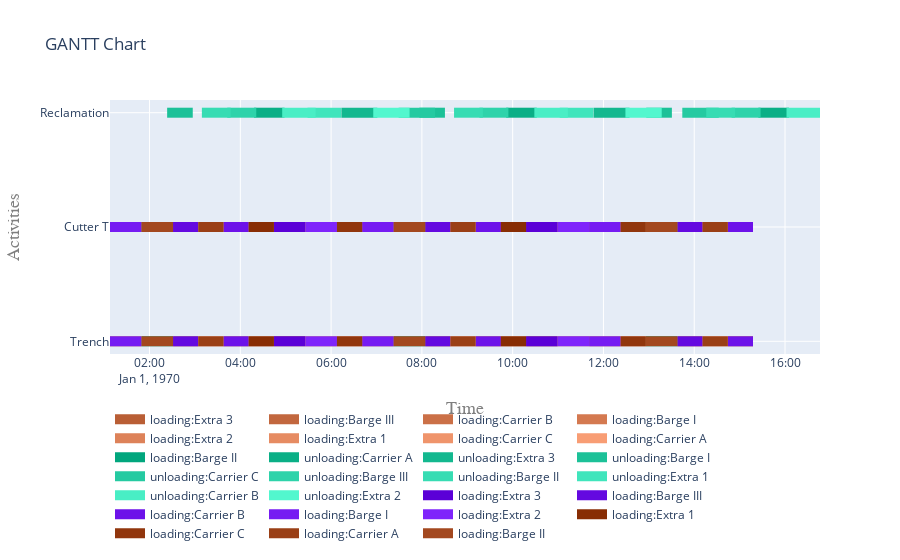

This figure's notebook cell:
### Code cell
fig = get_gantt_chart([from_site, to_site, cutter], id_map=activities)

### Figure 1 — Plotly figure (JSON) as saved in the notebook; plotly's stock layout.template omitted (floating-point values rounded to 4 significant figures)
{"data": [{"connectgaps": false, "hoverinfo": "y+name", "line": {"color": "rgb(185,94,53)", "width": 10}, "mode": "lines", "name": "loading:Extra 3", "type": "scatter", "x": ["1970-01-01T04:44:24", "1970-01-01T04:44:24", "1970-01-01T05:26:04", "1970-01-01T05:26:04", "1970-01-01T05:26:04", "1970-01-01T10:17:44", "1970-01-01T10:17:44", "1970-01-01T10:59:24", "1970-01-01T10:59:24", "1970-01-01T10:59:24", "1970-01-01T04:44:24", "1970-01-01T04:44:24", "1970-01-01T05:26:04", "1970-01-01T05:26:04", "1970-01-01T05:26:04", "1970-01-01T10:17:44", "1970-01-01T10:17:44", "1970-01-01T10:59:24", "1970-01-01T10:59:24", "1970-01-01T10:59:24"], "y": ["Trench", "Trench", "Trench", "Trench", null, "Trench", "Trench", "Trench", "Trench", null, "Cutter T", "Cutter T", "Cutter T", "Cutter T", null, "Cutter T", "Cutter T", "Cutter T", "Cutter T", null]}, {"connectgaps": false, "hoverinfo": "y+name", "line": {"color": "rgb(194,103,62)", "width": 10}, "mode": "lines", "name": "loading:Barge III", "type": "scatter", "x": ["1970-01-01T02:31:04", "1970-01-01T02:31:04", "1970-01-01T03:04:24", "1970-01-01T03:04:24", "1970-01-01T03:04:24", "1970-01-01T08:04:24", "1970-01-01T08:04:24", "1970-01-01T08:37:44", "1970-01-01T08:37:44", "1970-01-01T08:37:44", "1970-01-01T13:37:44", "1970-01-01T13:37:44", "1970-01-01T14:11:04", "1970-01-01T14:11:04", "1970-01-01T14:11:04", "1970-01-01T02:31:04", "1970-01-01T02:31:04", "1970-01-01T03:04:24", "1970-01-01T03:04:24", "1970-01-01T03:04:24", "1970-01-01T08:04:24", "1970-01-01T08:04:24", "1970-01-01T08:37:44", "1970-01-01T08:37:44", "1970-01-01T08:37:44", "1970-01-01T13:37:44", "1970-01-01T13:37:44", "1970-01-01T14:11:04", "1970-01-01T14:11:04", "1970-01-01T14:11:04"], "y": ["Trench", "Trench", "Trench", "Trench", null, "Trench", "Trench", "Trench", "Trench", null, "Trench", "Trench", "Trench", "Trench", null, "Cutter T", "Cutter T", "Cutter T", "Cutter T", null, "Cutter T", "Cutter T", "Cutter T", "Cutter T", null, "Cutter T", "Cutter T", "Cutter T", "Cutter T", null]}, {"connectgaps": false, "hoverinfo": "y+name", "line": {"color": "rgb(203,112,71)", "width": 10}, "mode": "lines", "name": "loading:Carrier B", "type": "scatter", "x": ["1970-01-01T03:37:44", "1970-01-01T03:37:44", "1970-01-01T04:11:04", "1970-01-01T04:11:04", "1970-01-01T04:11:04", "1970-01-01T09:11:04", "1970-01-01T09:11:04", "1970-01-01T09:44:24", "1970-01-01T09:44:24", "1970-01-01T09:44:24", "1970-01-01T14:44:24", "1970-01-01T14:44:24", "1970-01-01T15:17:44", "1970-01-01T15:17:44", "1970-01-01T15:17:44", "1970-01-01T03:37:44", "1970-01-01T03:37:44", "1970-01-01T04:11:04", "1970-01-01T04:11:04", "1970-01-01T04:11:04", "1970-01-01T09:11:04", "1970-01-01T09:11:04", "1970-01-01T09:44:24", "1970-01-01T09:44:24", "1970-01-01T09:44:24", "1970-01-01T14:44:24", "1970-01-01T14:44:24", "1970-01-01T15:17:44", "1970-01-01T15:17:44", "1970-01-01T15:17:44"], "y": ["Trench", "Trench", "Trench", "Trench", null, "Trench", "Trench", "Trench", "Trench", null, "Trench", "Trench", "Trench", "Trench", null, "Cutter T", "Cutter T", "Cutter T", "Cutter T", null, "Cutter T", "Cutter T", "Cutter T", "Cutter T", null, "Cutter T", "Cutter T", "Cutter T", "Cutter T", null]}, {"connectgaps": false, "hoverinfo": "y+name", "line": {"color": "rgb(212,121,80)", "width": 10}, "mode": "lines", "name": "loading:Barge I", "type": "scatter", "x": ["1970-01-01T01:07:44", "1970-01-01T01:07:44", "1970-01-01T01:49:24", "1970-01-01T01:49:24", "1970-01-01T01:49:24", "1970-01-01T06:41:04", "1970-01-01T06:41:04", "1970-01-01T07:22:44", "1970-01-01T07:22:44", "1970-01-01T07:22:44", "1970-01-01T11:41:04", "1970-01-01T11:41:04", "1970-01-01T12:22:44", "1970-01-01T12:22:44", "1970-01-01T12:22:44", "1970-01-01T01:07:44", "1970-01-01T01:07:44", "1970-01-01T01:49:24", "1970-01-01T01:49:24", "1970-01-01T01:49:24", "1970-01-01T06:41:04", "1970-01-01T06:41:04", "1970-01-01T07:22:44", "1970-01-01T07:22:44", "1970-01-01T07:22:44", "1970-01-01T11:41:04", "1970-01-01T11:41:04", "1970-01-01T12:22:44", "1970-01-01T12:22:44", "1970-01-01T12:22:44"], "y": ["Trench", "Trench", "Trench", "Trench", null, "Trench", "Trench", "Trench", "Trench", null, "Trench", "Trench", "Trench", "Trench", null, "Cutter T", "Cutter T", "Cutter T", "Cutter T", null, "Cutter T", "Cutter T", "Cutter T", "Cutter T", null, "Cutter T", "Cutter T", "Cutter T", "Cutter T", null]}, {"connectgaps": false, "hoverinfo": "y+name", "line": {"color": "rgb(221,130,89)", "width": 10}, "mode": "lines", "name": "loading:Extra 2", "type": "scatter", "x": ["1970-01-01T05:26:04", "1970-01-01T05:26:04", "1970-01-01T06:07:44", "1970-01-01T06:07:44", "1970-01-01T06:07:44", "1970-01-01T10:59:24", "1970-01-01T10:59:24", "1970-01-01T11:41:04", "1970-01-01T11:41:04", "1970-01-01T11:41:04", "1970-01-01T05:26:04", "1970-01-01T05:26:04", "1970-01-01T06:07:44", "1970-01-01T06:07:44", "1970-01-01T06:07:44", "1970-01-01T10:59:24", "1970-01-01T10:59:24", "1970-01-01T11:41:04", "1970-01-01T11:41:04", "1970-01-01T11:41:04"], "y": ["Trench", "Trench", "Trench", "Trench", null, "Trench", "Trench", "Trench", "Trench", null, "Cutter T", "Cutter T", "Cutter T", "Cutter T", null, "Cutter T", "Cutter T", "Cutter T", "Cutter T", null]}, {"connectgaps": false, "hoverinfo": "y+name", "line": {"color": "rgb(230,139,98)", "width": 10}, "mode": "lines", "name": "loading:Extra 1", "type": "scatter", "x": ["1970-01-01T04:11:04", "1970-01-01T04:11:04", "1970-01-01T04:44:24", "1970-01-01T04:44:24", "1970-01-01T04:44:24", "1970-01-01T09:44:24", "1970-01-01T09:44:24", "1970-01-01T10:17:44", "1970-01-01T10:17:44", "1970-01-01T10:17:44", "1970-01-01T04:11:04", "1970-01-01T04:11:04", "1970-01-01T04:44:24", "1970-01-01T04:44:24", "1970-01-01T04:44:24", "1970-01-01T09:44:24", "1970-01-01T09:44:24", "1970-01-01T10:17:44", "1970-01-01T10:17:44", "1970-01-01T10:17:44"], "y": ["Trench", "Trench", "Trench", "Trench", null, "Trench", "Trench", "Trench", "Trench", null, "Cutter T", "Cutter T", "Cutter T", "Cutter T", null, "Cutter T", "Cutter T", "Cutter T", "Cutter T", null]}, {"connectgaps": false, "hoverinfo": "y+name", "line": {"color": "rgb(239,148,107)", "width": 10}, "mode": "lines", "name": "loading:Carrier C", "type": "scatter", "x": ["1970-01-01T06:07:44", "1970-01-01T06:07:44", "1970-01-01T06:41:04", "1970-01-01T06:41:04", "1970-01-01T06:41:04", "1970-01-01T12:22:44", "1970-01-01T12:22:44", "1970-01-01T12:56:04", "1970-01-01T12:56:04", "1970-01-01T12:56:04", "1970-01-01T06:07:44", "1970-01-01T06:07:44", "1970-01-01T06:41:04", "1970-01-01T06:41:04", "1970-01-01T06:41:04", "1970-01-01T12:22:44", "1970-01-01T12:22:44", "1970-01-01T12:56:04", "1970-01-01T12:56:04", "1970-01-01T12:56:04"], "y": ["Trench", "Trench", "Trench", "Trench", null, "Trench", "Trench", "Trench", "Trench", null, "Cutter T", "Cutter T", "Cutter T", "Cutter T", null, "Cutter T", "Cutter T", "Cutter T", "Cutter T", null]}, {"connectgaps": false, "hoverinfo": "y+name", "line": {"color": "rgb(248,157,116)", "width": 10}, "mode": "lines", "name": "loading:Carrier A", "type": "scatter", "x": ["1970-01-01T03:04:24", "1970-01-01T03:04:24", "1970-01-01T03:37:44", "1970-01-01T03:37:44", "1970-01-01T03:37:44", "1970-01-01T08:37:44", "1970-01-01T08:37:44", "1970-01-01T09:11:04", "1970-01-01T09:11:04", "1970-01-01T09:11:04", "1970-01-01T14:11:04", "1970-01-01T14:11:04", "1970-01-01T14:44:24", "1970-01-01T14:44:24", "1970-01-01T14:44:24", "1970-01-01T03:04:24", "1970-01-01T03:04:24", "1970-01-01T03:37:44", "1970-01-01T03:37:44", "1970-01-01T03:37:44", "1970-01-01T08:37:44", "1970-01-01T08:37:44", "1970-01-01T09:11:04", "1970-01-01T09:11:04", "1970-01-01T09:11:04", "1970-01-01T14:11:04", "1970-01-01T14:11:04", "1970-01-01T14:44:24", "1970-01-01T14:44:24", "1970-01-01T14:44:24"], "y": ["Trench", "Trench", "Trench", "Trench", null, "Trench", "Trench", "Trench", "Trench", null, "Trench", "Trench", "Trench", "Trench", null, "Cutter T", "Cutter T", "Cutter T", "Cutter T", null, "Cutter T", "Cutter T", "Cutter T", "Cutter T", null, "Cutter T", "Cutter T", "Cutter T", "Cutter T", null]}, {"connectgaps": false, "hoverinfo": "y+name", "line": {"color": "rgb(1,166,125)", "width": 10}, "mode": "lines", "name": "loading:Barge II", "type": "scatter", "x": ["1970-01-01T01:49:24", "1970-01-01T01:49:24", "1970-01-01T02:31:04", "1970-01-01T02:31:04", "1970-01-01T02:31:04", "1970-01-01T07:22:44", "1970-01-01T07:22:44", "1970-01-01T08:04:24", "1970-01-01T08:04:24", "1970-01-01T08:04:24", "1970-01-01T12:56:04", "1970-01-01T12:56:04", "1970-01-01T13:37:44", "1970-01-01T13:37:44", "1970-01-01T13:37:44", "1970-01-01T01:49:24", "1970-01-01T01:49:24", "1970-01-01T02:31:04", "1970-01-01T02:31:04", "1970-01-01T02:31:04", "1970-01-01T07:22:44", "1970-01-01T07:22:44", "1970-01-01T08:04:24", "1970-01-01T08:04:24", "1970-01-01T08:04:24", "1970-01-01T12:56:04", "1970-01-01T12:56:04", "1970-01-01T13:37:44", "1970-01-01T13:37:44", "1970-01-01T13:37:44"], "y": ["Trench", "Trench", "Trench", "Trench", null, "Trench", "Trench", "Trench", "Trench", null, "Trench", "Trench", "Trench", "Trench", null, "Cutter T", "Cutter T", "Cutter T", "Cutter T", null, "Cutter T", "Cutter T", "Cutter T", "Cutter T", null, "Cutter T", "Cutter T", "Cutter T", "Cutter T", null]}, {"connectgaps": false, "hoverinfo": "y+name", "line": {"color": "rgb(10,175,134)", "width": 10}, "mode": "lines", "name": "unloading:Carrier A", "type": "scatter", "x": ["1970-01-01T04:18:07", "1970-01-01T04:18:07", "1970-01-01T04:58:30", "1970-01-01T04:58:30", "1970-01-01T04:58:30", "1970-01-01T09:51:27", "1970-01-01T09:51:27", "1970-01-01T10:31:50", "1970-01-01T10:31:50", "1970-01-01T10:31:50", "1970-01-01T15:24:47", "1970-01-01T15:24:47", "1970-01-01T16:05:10", "1970-01-01T16:05:10", "1970-01-01T16:05:10"], "y": ["Reclamation", "Reclamation", "Reclamation", "Reclamation", null, "Reclamation", "Reclamation", "Reclamation", "Reclamation", null, "Reclamation", "Reclamation", "Reclamation", "Reclamation", null]}, {"connectgaps": false, "hoverinfo": "y+name", "line": {"color": "rgb(19,184,143)", "width": 10}, "mode": "lines", "name": "unloading:Extra 3", "type": "scatter", "x": ["1970-01-01T06:13:35", "1970-01-01T06:13:35", "1970-01-01T07:01:06", "1970-01-01T07:01:06", "1970-01-01T07:01:06", "1970-01-01T11:46:55", "1970-01-01T11:46:55", "1970-01-01T12:34:26", "1970-01-01T12:34:26", "1970-01-01T12:34:26"], "y": ["Reclamation", "Reclamation", "Reclamation", "Reclamation", null, "Reclamation", "Reclamation", "Reclamation", "Reclamation", null]}, {"connectgaps": false, "hoverinfo": "y+name", "line": {"color": "rgb(28,193,152)", "width": 10}, "mode": "lines", "name": "unloading:Barge I", "type": "scatter", "x": ["1970-01-01T02:23:16", "1970-01-01T02:23:16", "1970-01-01T02:57:08", "1970-01-01T02:57:08", "1970-01-01T02:57:08", "1970-01-01T07:56:36", "1970-01-01T07:56:36", "1970-01-01T08:30:28", "1970-01-01T08:30:28", "1970-01-01T08:30:28", "1970-01-01T12:56:36", "1970-01-01T12:56:36", "1970-01-01T13:30:28", "1970-01-01T13:30:28", "1970-01-01T13:30:28"], "y": ["Reclamation", "Reclamation", "Reclamation", "Reclamation", null, "Reclamation", "Reclamation", "Reclamation", "Reclamation", null, "Reclamation", "Reclamation", "Reclamation", "Reclamation", null]}, {"connectgaps": false, "hoverinfo": "y+name", "line": {"color": "rgb(37,202,161)", "width": 10}, "mode": "lines", "name": "unloading:Carrier C", "type": "scatter", "x": ["1970-01-01T07:29:15", "1970-01-01T07:29:15", "1970-01-01T08:17:26", "1970-01-01T08:17:26", "1970-01-01T08:17:26", "1970-01-01T13:44:15", "1970-01-01T13:44:15", "1970-01-01T14:32:26", "1970-01-01T14:32:26", "1970-01-01T14:32:26"], "y": ["Reclamation", "Reclamation", "Reclamation", "Reclamation", null, "Reclamation", "Reclamation", "Reclamation", "Reclamation", null]}, {"connectgaps": false, "hoverinfo": "y+name", "line": {"color": "rgb(46,211,170)", "width": 10}, "mode": "lines", "name": "unloading:Barge III", "type": "scatter", "x": ["1970-01-01T03:42:44", "1970-01-01T03:42:44", "1970-01-01T04:21:04", "1970-01-01T04:21:04", "1970-01-01T04:21:04", "1970-01-01T09:16:04", "1970-01-01T09:16:04", "1970-01-01T09:54:24", "1970-01-01T09:54:24", "1970-01-01T09:54:24", "1970-01-01T14:49:24", "1970-01-01T14:49:24", "1970-01-01T15:27:44", "1970-01-01T15:27:44", "1970-01-01T15:27:44"], "y": ["Reclamation", "Reclamation", "Reclamation", "Reclamation", null, "Reclamation", "Reclamation", "Reclamation", "Reclamation", null, "Reclamation", "Reclamation", "Reclamation", "Reclamation", null]}, {"connectgaps": false, "hoverinfo": "y+name", "line": {"color": "rgb(55,220,179)", "width": 10}, "mode": "lines", "name": "unloading:Barge II", "type": "scatter", "x": ["1970-01-01T03:09:11", "1970-01-01T03:09:11", "1970-01-01T03:47:18", "1970-01-01T03:47:18", "1970-01-01T03:47:18", "1970-01-01T08:42:31", "1970-01-01T08:42:31", "1970-01-01T09:20:38", "1970-01-01T09:20:38", "1970-01-01T09:20:38", "1970-01-01T14:15:51", "1970-01-01T14:15:51", "1970-01-01T14:53:58", "1970-01-01T14:53:58", "1970-01-01T14:53:58"], "y": ["Reclamation", "Reclamation", "Reclamation", "Reclamation", null, "Reclamation", "Reclamation", "Reclamation", "Reclamation", null, "Reclamation", "Reclamation", "Reclamation", "Reclamation", null]}, {"connectgaps": false, "hoverinfo": "y+name", "line": {"color": "rgb(64,229,188)", "width": 10}, "mode": "lines", "name": "unloading:Extra 1", "type": "scatter", "x": ["1970-01-01T05:28:50", "1970-01-01T05:28:50", "1970-01-01T06:13:16", "1970-01-01T06:13:16", "1970-01-01T06:13:16", "1970-01-01T11:02:10", "1970-01-01T11:02:10", "1970-01-01T11:46:36", "1970-01-01T11:46:36", "1970-01-01T11:46:36"], "y": ["Reclamation", "Reclamation", "Reclamation", "Reclamation", null, "Reclamation", "Reclamation", "Reclamation", "Reclamation", null]}, {"connectgaps": false, "hoverinfo": "y+name", "line": {"color": "rgb(73,238,197)", "width": 10}, "mode": "lines", "name": "unloading:Carrier B", "type": "scatter", "x": ["1970-01-01T04:55:20", "1970-01-01T04:55:20", "1970-01-01T05:39:36", "1970-01-01T05:39:36", "1970-01-01T05:39:36", "1970-01-01T10:28:40", "1970-01-01T10:28:40", "1970-01-01T11:12:56", "1970-01-01T11:12:56", "1970-01-01T11:12:56", "1970-01-01T16:02:00", "1970-01-01T16:02:00", "1970-01-01T16:46:16", "1970-01-01T16:46:16", "1970-01-01T16:46:16"], "y": ["Reclamation", "Reclamation", "Reclamation", "Reclamation", null, "Reclamation", "Reclamation", "Reclamation", "Reclamation", null, "Reclamation", "Reclamation", "Reclamation", "Reclamation", null]}, {"connectgaps": false, "hoverinfo": "y+name", "line": {"color": "rgb(82,247,206)", "width": 10}, "mode": "lines", "name": "unloading:Extra 2", "type": "scatter", "x": ["1970-01-01T06:55:43", "1970-01-01T06:55:43", "1970-01-01T07:43:42", "1970-01-01T07:43:42", "1970-01-01T07:43:42", "1970-01-01T12:29:03", "1970-01-01T12:29:03", "1970-01-01T13:17:02", "1970-01-01T13:17:02", "1970-01-01T13:17:02"], "y": ["Reclamation", "Reclamation", "Reclamation", "Reclamation", null, "Reclamation", "Reclamation", "Reclamation", "Reclamation", null]}, {"connectgaps": false, "hoverinfo": "y+name", "line": {"color": "rgb(91,0,215)", "width": 10}, "mode": "lines", "name": "loading:Extra 3", "type": "scatter", "x": ["1970-01-01T04:44:24", "1970-01-01T04:44:24", "1970-01-01T05:26:04", "1970-01-01T05:26:04", "1970-01-01T05:26:04", "1970-01-01T10:17:44", "1970-01-01T10:17:44", "1970-01-01T10:59:24", "1970-01-01T10:59:24", "1970-01-01T10:59:24", "1970-01-01T04:44:24", "1970-01-01T04:44:24", "1970-01-01T05:26:04", "1970-01-01T05:26:04", "1970-01-01T05:26:04", "1970-01-01T10:17:44", "1970-01-01T10:17:44", "1970-01-01T10:59:24", "1970-01-01T10:59:24", "1970-01-01T10:59:24"], "y": ["Trench", "Trench", "Trench", "Trench", null, "Trench", "Trench", "Trench", "Trench", null, "Cutter T", "Cutter T", "Cutter T", "Cutter T", null, "Cutter T", "Cutter T", "Cutter T", "Cutter T", null]}, {"connectgaps": false, "hoverinfo": "y+name", "line": {"color": "rgb(100,9,224)", "width": 10}, "mode": "lines", "name": "loading:Barge III", "type": "scatter", "x": ["1970-01-01T02:31:04", "1970-01-01T02:31:04", "1970-01-01T03:04:24", "1970-01-01T03:04:24", "1970-01-01T03:04:24", "1970-01-01T08:04:24", "1970-01-01T08:04:24", "1970-01-01T08:37:44", "1970-01-01T08:37:44", "1970-01-01T08:37:44", "1970-01-01T13:37:44", "1970-01-01T13:37:44", "1970-01-01T14:11:04", "1970-01-01T14:11:04", "1970-01-01T14:11:04", "1970-01-01T02:31:04", "1970-01-01T02:31:04", "1970-01-01T03:04:24", "1970-01-01T03:04:24", "1970-01-01T03:04:24", "1970-01-01T08:04:24", "1970-01-01T08:04:24", "1970-01-01T08:37:44", "1970-01-01T08:37:44", "1970-01-01T08:37:44", "1970-01-01T13:37:44", "1970-01-01T13:37:44", "1970-01-01T14:11:04", "1970-01-01T14:11:04", "1970-01-01T14:11:04"], "y": ["Trench", "Trench", "Trench", "Trench", null, "Trench", "Trench", "Trench", "Trench", null, "Trench", "Trench", "Trench", "Trench", null, "Cutter T", "Cutter T", "Cutter T", "Cutter T", null, "Cutter T", "Cutter T", "Cutter T", "Cutter T", null, "Cutter T", "Cutter T", "Cutter T", "Cutter T", null]}, {"connectgaps": false, "hoverinfo": "y+name", "line": {"color": "rgb(109,18,233)", "width": 10}, "mode": "lines", "name": "loading:Carrier B", "type": "scatter", "x": ["1970-01-01T03:37:44", "1970-01-01T03:37:44", "1970-01-01T04:11:04", "1970-01-01T04:11:04", "1970-01-01T04:11:04", "1970-01-01T09:11:04", "1970-01-01T09:11:04", "1970-01-01T09:44:24", "1970-01-01T09:44:24", "1970-01-01T09:44:24", "1970-01-01T14:44:24", "1970-01-01T14:44:24", "1970-01-01T15:17:44", "1970-01-01T15:17:44", "1970-01-01T15:17:44", "1970-01-01T03:37:44", "1970-01-01T03:37:44", "1970-01-01T04:11:04", "1970-01-01T04:11:04", "1970-01-01T04:11:04", "1970-01-01T09:11:04", "1970-01-01T09:11:04", "1970-01-01T09:44:24", "1970-01-01T09:44:24", "1970-01-01T09:44:24", "1970-01-01T14:44:24", "1970-01-01T14:44:24", "1970-01-01T15:17:44", "1970-01-01T15:17:44", "1970-01-01T15:17:44"], "y": ["Trench", "Trench", "Trench", "Trench", null, "Trench", "Trench", "Trench", "Trench", null, "Trench", "Trench", "Trench", "Trench", null, "Cutter T", "Cutter T", "Cutter T", "Cutter T", null, "Cutter T", "Cutter T", "Cutter T", "Cutter T", null, "Cutter T", "Cutter T", "Cutter T", "Cutter T", null]}, {"connectgaps": false, "hoverinfo": "y+name", "line": {"color": "rgb(118,27,242)", "width": 10}, "mode": "lines", "name": "loading:Barge I", "type": "scatter", "x": ["1970-01-01T01:07:44", "1970-01-01T01:07:44", "1970-01-01T01:49:24", "1970-01-01T01:49:24", "1970-01-01T01:49:24", "1970-01-01T06:41:04", "1970-01-01T06:41:04", "1970-01-01T07:22:44", "1970-01-01T07:22:44", "1970-01-01T07:22:44", "1970-01-01T11:41:04", "1970-01-01T11:41:04", "1970-01-01T12:22:44", "1970-01-01T12:22:44", "1970-01-01T12:22:44", "1970-01-01T01:07:44", "1970-01-01T01:07:44", "1970-01-01T01:49:24", "1970-01-01T01:49:24", "1970-01-01T01:49:24", "1970-01-01T06:41:04", "1970-01-01T06:41:04", "1970-01-01T07:22:44", "1970-01-01T07:22:44", "1970-01-01T07:22:44", "1970-01-01T11:41:04", "1970-01-01T11:41:04", "1970-01-01T12:22:44", "1970-01-01T12:22:44", "1970-01-01T12:22:44"], "y": ["Trench", "Trench", "Trench", "Trench", null, "Trench", "Trench", "Trench", "Trench", null, "Trench", "Trench", "Trench", "Trench", null, "Cutter T", "Cutter T", "Cutter T", "Cutter T", null, "Cutter T", "Cutter T", "Cutter T", "Cutter T", null, "Cutter T", "Cutter T", "Cutter T", "Cutter T", null]}, {"connectgaps": false, "hoverinfo": "y+name", "line": {"color": "rgb(127,36,251)", "width": 10}, "mode": "lines", "name": "loading:Extra 2", "type": "scatter", "x": ["1970-01-01T05:26:04", "1970-01-01T05:26:04", "1970-01-01T06:07:44", "1970-01-01T06:07:44", "1970-01-01T06:07:44", "1970-01-01T10:59:24", "1970-01-01T10:59:24", "1970-01-01T11:41:04", "1970-01-01T11:41:04", "1970-01-01T11:41:04", "1970-01-01T05:26:04", "1970-01-01T05:26:04", "1970-01-01T06:07:44", "1970-01-01T06:07:44", "1970-01-01T06:07:44", "1970-01-01T10:59:24", "1970-01-01T10:59:24", "1970-01-01T11:41:04", "1970-01-01T11:41:04", "1970-01-01T11:41:04"], "y": ["Trench", "Trench", "Trench", "Trench", null, "Trench", "Trench", "Trench", "Trench", null, "Cutter T", "Cutter T", "Cutter T", "Cutter T", null, "Cutter T", "Cutter T", "Cutter T", "Cutter T", null]}, {"connectgaps": false, "hoverinfo": "y+name", "line": {"color": "rgb(136,45,4)", "width": 10}, "mode": "lines", "name": "loading:Extra 1", "type": "scatter", "x": ["1970-01-01T04:11:04", "1970-01-01T04:11:04", "1970-01-01T04:44:24", "1970-01-01T04:44:24", "1970-01-01T04:44:24", "1970-01-01T09:44:24", "1970-01-01T09:44:24", "1970-01-01T10:17:44", "1970-01-01T10:17:44", "1970-01-01T10:17:44", "1970-01-01T04:11:04", "1970-01-01T04:11:04", "1970-01-01T04:44:24", "1970-01-01T04:44:24", "1970-01-01T04:44:24", "1970-01-01T09:44:24", "1970-01-01T09:44:24", "1970-01-01T10:17:44", "1970-01-01T10:17:44", "1970-01-01T10:17:44"], "y": ["Trench", "Trench", "Trench", "Trench", null, "Trench", "Trench", "Trench", "Trench", null, "Cutter T", "Cutter T", "Cutter T", "Cutter T", null, "Cutter T", "Cutter T", "Cutter T", "Cutter T", null]}, {"connectgaps": false, "hoverinfo": "y+name", "line": {"color": "rgb(145,54,13)", "width": 10}, "mode": "lines", "name": "loading:Carrier C", "type": "scatter", "x": ["1970-01-01T06:07:44", "1970-01-01T06:07:44", "1970-01-01T06:41:04", "1970-01-01T06:41:04", "1970-01-01T06:41:04", "1970-01-01T12:22:44", "1970-01-01T12:22:44", "1970-01-01T12:56:04", "1970-01-01T12:56:04", "1970-01-01T12:56:04", "1970-01-01T06:07:44", "1970-01-01T06:07:44", "1970-01-01T06:41:04", "1970-01-01T06:41:04", "1970-01-01T06:41:04", "1970-01-01T12:22:44", "1970-01-01T12:22:44", "1970-01-01T12:56:04", "1970-01-01T12:56:04", "1970-01-01T12:56:04"], "y": ["Trench", "Trench", "Trench", "Trench", null, "Trench", "Trench", "Trench", "Trench", null, "Cutter T", "Cutter T", "Cutter T", "Cutter T", null, "Cutter T", "Cutter T", "Cutter T", "Cutter T", null]}, {"connectgaps": false, "hoverinfo": "y+name", "line": {"color": "rgb(154,63,22)", "width": 10}, "mode": "lines", "name": "loading:Carrier A", "type": "scatter", "x": ["1970-01-01T03:04:24", "1970-01-01T03:04:24", "1970-01-01T03:37:44", "1970-01-01T03:37:44", "1970-01-01T03:37:44", "1970-01-01T08:37:44", "1970-01-01T08:37:44", "1970-01-01T09:11:04", "1970-01-01T09:11:04", "1970-01-01T09:11:04", "1970-01-01T14:11:04", "1970-01-01T14:11:04", "1970-01-01T14:44:24", "1970-01-01T14:44:24", "1970-01-01T14:44:24", "1970-01-01T03:04:24", "1970-01-01T03:04:24", "1970-01-01T03:37:44", "1970-01-01T03:37:44", "1970-01-01T03:37:44", "1970-01-01T08:37:44", "1970-01-01T08:37:44", "1970-01-01T09:11:04", "1970-01-01T09:11:04", "1970-01-01T09:11:04", "1970-01-01T14:11:04", "1970-01-01T14:11:04", "1970-01-01T14:44:24", "1970-01-01T14:44:24", "1970-01-01T14:44:24"], "y": ["Trench", "Trench", "Trench", "Trench", null, "Trench", "Trench", "Trench", "Trench", null, "Trench", "Trench", "Trench", "Trench", null, "Cutter T", "Cutter T", "Cutter T", "Cutter T", null, "Cutter T", "Cutter T", "Cutter T", "Cutter T", null, "Cutter T", "Cutter T", "Cutter T", "Cutter T", null]}, {"connectgaps": false, "hoverinfo": "y+name", "line": {"color": "rgb(163,72,31)", "width": 10}, "mode": "lines", "name": "loading:Barge II", "type": "scatter", "x": ["1970-01-01T01:49:24", "1970-01-01T01:49:24", "1970-01-01T02:31:04", "1970-01-01T02:31:04", "1970-01-01T02:31:04", "1970-01-01T07:22:44", "1970-01-01T07:22:44", "1970-01-01T08:04:24", "1970-01-01T08:04:24", "1970-01-01T08:04:24", "1970-01-01T12:56:04", "1970-01-01T12:56:04", "1970-01-01T13:37:44", "1970-01-01T13:37:44", "1970-01-01T13:37:44", "1970-01-01T01:49:24", "1970-01-01T01:49:24", "1970-01-01T02:31:04", "1970-01-01T02:31:04", "1970-01-01T02:31:04", "1970-01-01T07:22:44", "1970-01-01T07:22:44", "1970-01-01T08:04:24", "1970-01-01T08:04:24", "1970-01-01T08:04:24", "1970-01-01T12:56:04", "1970-01-01T12:56:04", "1970-01-01T13:37:44", "1970-01-01T13:37:44", "1970-01-01T13:37:44"], "y": ["Trench", "Trench", "Trench", "Trench", null, "Trench", "Trench", "Trench", "Trench", null, "Trench", "Trench", "Trench", "Trench", null, "Cutter T", "Cutter T", "Cutter T", "Cutter T", null, "Cutter T", "Cutter T", "Cutter T", "Cutter T", null, "Cutter T", "Cutter T", "Cutter T", "Cutter T", null]}], "layout": {"hovermode": "closest", "legend": {"orientation": "h", "x": 0, "y": -0.2}, "title": {"text": "GANTT Chart"}, "xaxis": {"range": ["1970-01-01T01:07:44", "1970-01-01T16:46:16"], "title": {"font": {"color": "#7f7f7f", "family": "Courier New, monospace", "size": 18}, "text": "Time"}}, "yaxis": {"title": {"font": {"color": "#7f7f7f", "family": "Courier New, monospace", "size": 18}, "text": "Activities"}}}}
